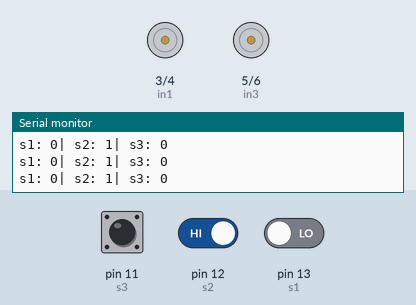
Simulated run of this sketch. Board: Arduino Uno, built with avr-gcc and run on an emulated ATmega328P. Shown: motor-driver pin pairs drawn as motors (green arrow = first pin HIGH = forward, orange = second pin HIGH = backward, longer = more drive, scaled by the enable pin), the last lines printed to the serial monitor. The test bench sets the inputs (shaded band); at power-on: pin 11 (s3) LOW, pin 13 (s1) LOW, pin 12 (s2) HIGH.

Above: at 1.2 s.
1.3 s: pin 11 (s3) driven HIGH
At 2.2 s:
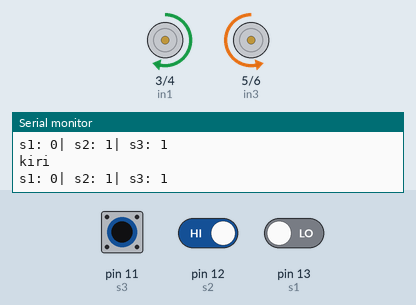
2.8 s: pin 13 (s1) driven HIGH
At 4.0 s:
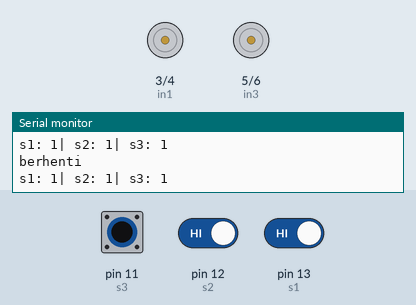
4.4 s: pin 12 (s2) driven LOW
At 5.6 s:
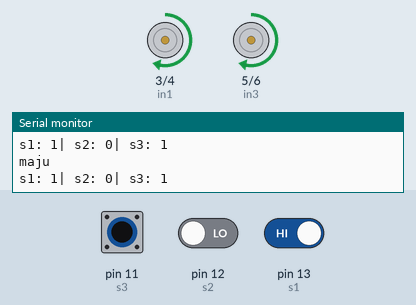
5.9 s: pin 11 (s3) driven LOW
At 6.2 s:
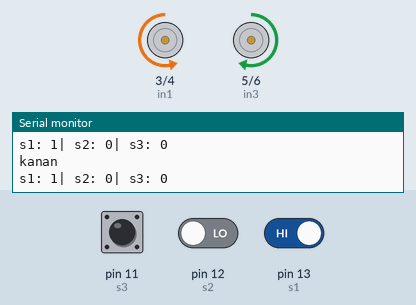
7.4 s: pin 11 (s3) pulsed HIGH 2 times (0.12 s each, 0.3 s apart)
At 7.5 s:
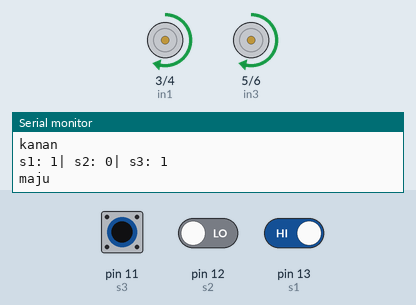
11.0 s: pin 11 (s3) driven HIGH and pin 12 (s2) driven HIGH
At 12.1 s:
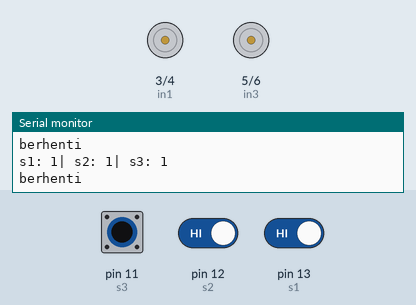
Timing chart, 0 to 14.0 s (numbered marks = the images above; inputs shaded):
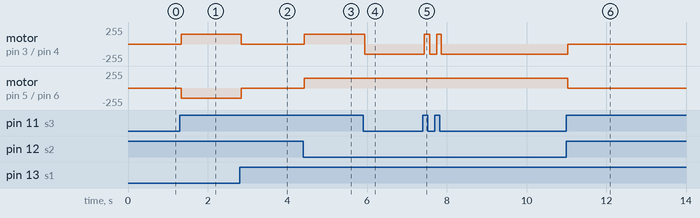

Measured:
- after the input at 1.3 s, motor on pin 3 (in1) / pin 4 (in2): stopped → forward 150/255 at once; motor on pin 5 (in3) / pin 6 (in4): stopped → backward 150/255 at once
- after the input at 2.8 s, motor on pin 3 (in1) / pin 4 (in2): forward 150/255 → stopped after 0.05 s; motor on pin 5 (in3) / pin 6 (in4): backward 150/255 → stopped after 0.05 s
- after the input at 4.4 s, motor on pin 3 (in1) / pin 4 (in2), motor on pin 5 (in3) / pin 6 (in4): stopped → forward 150/255 at once
- after the input at 5.9 s, motor on pin 3 (in1) / pin 4 (in2): forward 150/255 → backward 150/255 at once
- after the input at 7.4 s, motor on pin 3 (in1) / pin 4 (in2): alternates forward 150/255 for 0.13 s and backward 150/255 for 0.17 s, 4 changes in all, then stays backward 150/255, starting at once
- after the input at 11.0 s, motor on pin 3 (in1) / pin 4 (in2): backward 150/255 → stopped at once; motor on pin 5 (in3) / pin 6 (in4): forward 150/255 → stopped at once

The sketch:

LT.ino
```cpp
#define s1 13
#define s2 12
#define s3 11
#define in1 3
#define in2 4
#define in3 5
#define in4 6
#define pwm1 9
#define pwm2 10

int d1,d2,d3;


void setup() {
  Serial.begin(9600);
  pinMode(s1,INPUT);
  pinMode(s2,INPUT);
  pinMode(s3,INPUT);
  pinMode(in1,OUTPUT);
  pinMode(in2,OUTPUT);
  pinMode(in3,OUTPUT);
  pinMode(in4,OUTPUT);
  analogWrite(pwm1, 150);
  analogWrite(pwm2, 150);
  // put your setup code here, to run once:

}

void loop() {
  // put your main code here, to run repeatedly:
  d1=digitalRead(s1);
  d2=digitalRead(s2);
  d3=digitalRead(s3);

Serial.print("s1: ");
Serial.print(d1);
Serial.print("| s2: ");
Serial.print(d2);
Serial.print("| s3: ");
Serial.println(d3);
  if((d1==1)&&(d2==0)&&(d3==1)){maju(); Serial.println("maju");}
  if((d1==0)&&(d2==0)&&(d3==1)){kiri();Serial.println("kiri");}
  if((d1==0)&&(d2==1)&&(d3==1)){kiri();Serial.println("kiri");}
  if((d1==1)&&(d2==0)&&(d3==0)){kanan();Serial.println("kanan");}
  if ((d1==1)&&(d2==1)&&(d3==0)){kanan();Serial.println("kanan");}
  if ((d1==1)&&(d2==1)&&(d3==1)){berhenti();Serial.println("berhenti");}
}
void maju()
{
  digitalWrite(in1,HIGH);
  digitalWrite(in2,LOW);
  digitalWrite(in3,HIGH);
  digitalWrite(in4,LOW);
  }
void kiri()
{
  digitalWrite(in1,HIGH);
  digitalWrite(in2,LOW);
  digitalWrite(in3,LOW);
  digitalWrite(in4,HIGH);
  }
void kanan()
{
  digitalWrite(in1,LOW);
  digitalWrite(in2,HIGH);
  digitalWrite(in3,HIGH);
  digitalWrite(in4,LOW);
  }
void berhenti()
{
  digitalWrite(in1,LOW);
  digitalWrite(in2,LOW);
  digitalWrite(in3,LOW);
  digitalWrite(in4,LOW);
  }
```
